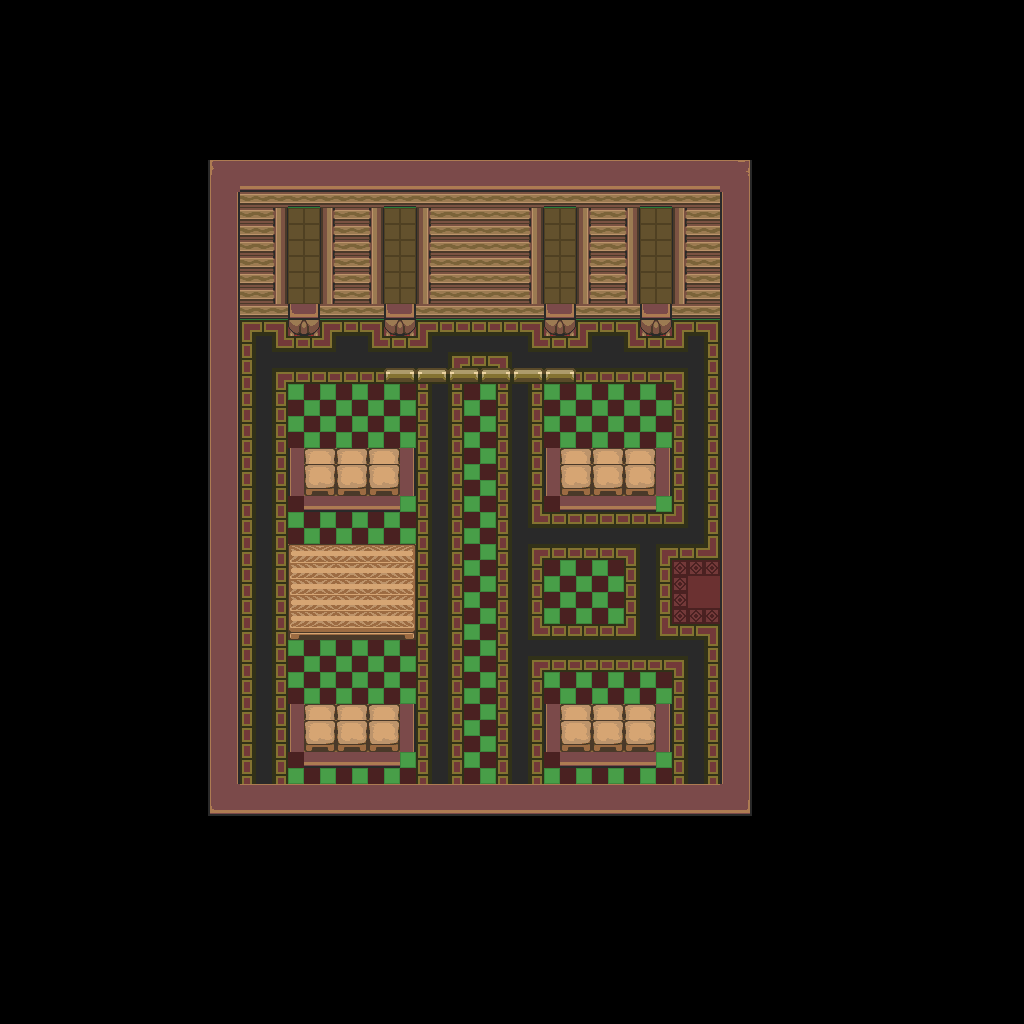

Below is a game level as drawn by its tile map, then a one-line description and the .tmx that defines it (tile-layer data replaced by summaries):
An orthogonal 64x64 tile map with 16x16 px tiles, 1 tile layer (base), 1 hidden layer not drawn and 36 objects.

<map version="1.10" tiledversion="1.12.1" orientation="orthogonal" renderorder="right-down" width="64" height="64" tilewidth="16" tileheight="16" infinite="0" nextlayerid="3" nextobjectid="37">
 <tileset firstgid="1" source="../classiciphone_pics4.tsx" />
 <layer id="1" name="base" width="64" height="64">
  <data>[4096 cells, 4096 non-empty, 58 distinct tile ids]</data>
 </layer>
 <layer id="2" name="collision" width="64" height="64" visible="0">
  <properties><property name="collision" value="true" /></properties>
  <data>[4096 cells, 3294 non-empty, 1 distinct tile ids]</data>
 </layer>
 <objectgroup id="3" name="npcs">
  <object id="1" x="288.0" y="208.0" width="16" height="16">
   <properties>
    <property name="gani" value="window.png" />
    <property name="script" type="string">-- Auto-converted from GraalScript
-- // NPC made by Shaun (Awesome)
-- [CLIENT-SIDE — server no-op]
-- 
-- if (created) {
-- setimg window.png;
-- }</property>
   </properties>
  </object>
  <object id="2" x="288.0" y="240.0" width="16" height="16">
   <properties>
    <property name="gani" value="window.png" />
    <property name="script" type="string">-- Auto-converted from GraalScript
-- // NPC made by Shaun (Awesome)
-- [CLIENT-SIDE — server no-op]
-- 
-- if (created) {
-- setimg window.png;
-- }</property>
   </properties>
  </object>
  <object id="3" x="288.0" y="272.0" width="16" height="16">
   <properties>
    <property name="gani" value="window.png" />
    <property name="script" type="string">-- Auto-converted from GraalScript
-- // NPC made by Shaun (Awesome)
-- [CLIENT-SIDE — server no-op]
-- 
-- if (created) {
-- setimg window.png;
-- }</property>
   </properties>
  </object>
  <object id="4" x="384.0" y="272.0" width="16" height="16">
   <properties>
    <property name="gani" value="window.png" />
    <property name="script" type="string">-- Auto-converted from GraalScript
-- // NPC made by Shaun (Awesome)
-- [CLIENT-SIDE — server no-op]
-- 
-- if (created) {
-- setimg window.png;
-- }</property>
   </properties>
  </object>
  <object id="5" x="544.0" y="272.0" width="16" height="16">
   <properties>
    <property name="gani" value="window.png" />
    <property name="script" type="string">-- Auto-converted from GraalScript
-- // NPC made by Shaun (Awesome)
-- [CLIENT-SIDE — server no-op]
-- 
-- if (created) {
-- setimg window.png;
-- }</property>
   </properties>
  </object>
  <object id="6" x="640.0" y="272.0" width="16" height="16">
   <properties>
    <property name="gani" value="window.png" />
    <property name="script" type="string">-- Auto-converted from GraalScript
-- // NPC made by Shaun (Awesome)
-- [CLIENT-SIDE — server no-op]
-- 
-- if (created) {
-- setimg window.png;
-- }</property>
   </properties>
  </object>
  <object id="7" x="640.0" y="240.0" width="16" height="16">
   <properties>
    <property name="gani" value="window.png" />
    <property name="script" type="string">-- Auto-converted from GraalScript
-- // NPC made by Shaun (Awesome)
-- [CLIENT-SIDE — server no-op]
-- 
-- if (created) {
-- setimg window.png;
-- }</property>
   </properties>
  </object>
  <object id="8" x="544.0" y="240.0" width="16" height="16">
   <properties>
    <property name="gani" value="window.png" />
    <property name="script" type="string">-- Auto-converted from GraalScript
-- // NPC made by Shaun (Awesome)
-- [CLIENT-SIDE — server no-op]
-- 
-- if (created) {
-- setimg window.png;
-- }</property>
   </properties>
  </object>
  </objectgroup>
</map>
<!-- 28 of 36 objects omitted -->
